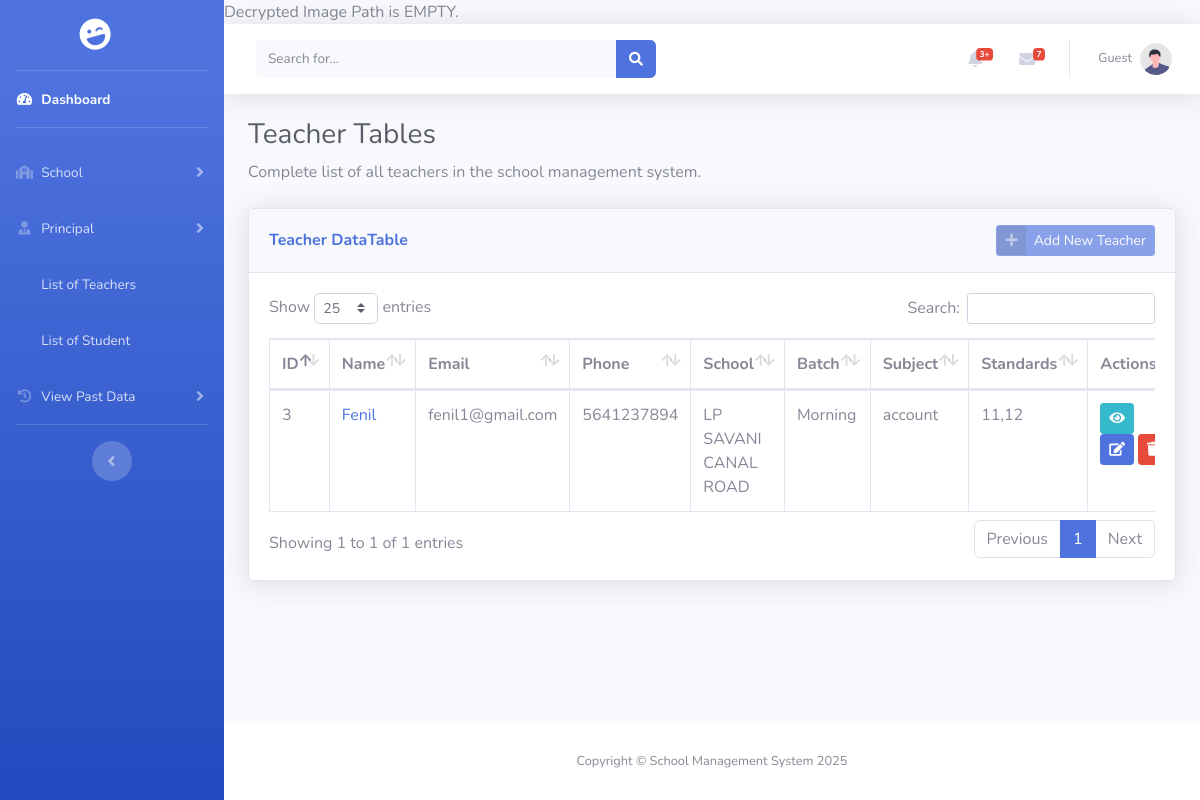
Before: /pages/teacher/teacher_list.php (signed in) with the older database file.
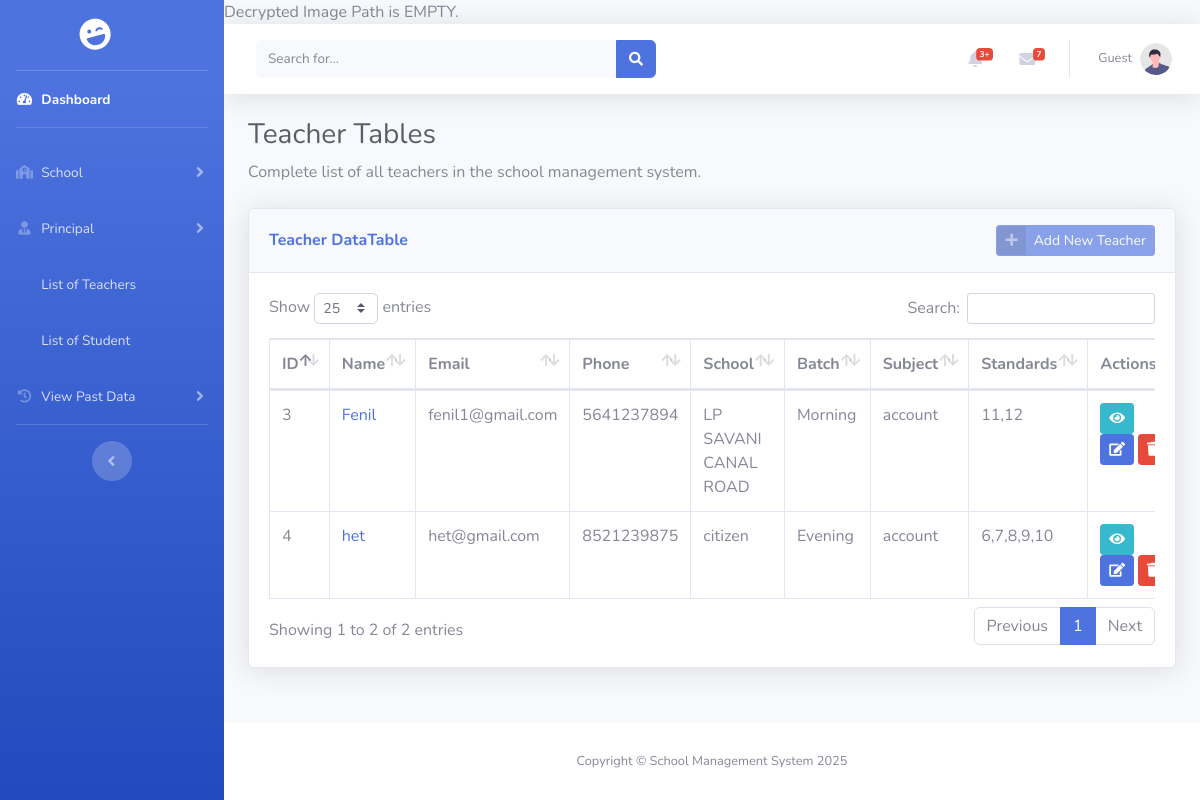
After: the same page with the newer database file.
### tables this page shows
CREATE TABLE `teacher` (
  `id` int(11) NOT NULL,
  `teacher_image` varchar(255) DEFAULT NULL,
  `teacher_name` varchar(50) NOT NULL,
  `phone` varchar(10) NOT NULL,
  `school_id` int(11) NOT NULL,
  `dob` date NOT NULL,
  `gender` enum('Male','Female','Others') NOT NULL,
  `blood_group` enum('A+','A-','B+','B-','AB+','AB-','O+','O-') NOT NULL,
  `address` text DEFAULT NULL,
  `email` varchar(50) NOT NULL,
  `password` varchar(255) NOT NULL,
  `qualification` varchar(100) DEFAULT NULL,
  `subject` varchar(100) DEFAULT NULL,
  `language_known` varchar(100) DEFAULT NULL,
  `salary` decimal(10,2) DEFAULT NULL,
  `std` set('Nursery','Junior','Senior','1','2','3','4','5','6','7','8','9','10','11','12') DEFAULT NULL,
  `experience` varchar(10) DEFAULT NULL,
  `batch` enum('Morning','Evening') DEFAULT NULL,
  `class_teacher` tinyint(1) DEFAULT 0,
  `class_teacher_std` varchar(50) DEFAULT NULL
);

CREATE TABLE `school` (
  `id` int(11) NOT NULL,
  `school_logo` varchar(255) DEFAULT NULL,
  `school_name` varchar(100) DEFAULT NULL,
  `email` varchar(50) DEFAULT NULL,
  `phone` varchar(10) DEFAULT NULL,
  `school_opening` date DEFAULT NULL,
  `school_type` enum('Government','Private') DEFAULT NULL,
  `education_board` set('CBSE','State','IGCSE') DEFAULT NULL,
  `school_medium` set('English','Hindi','Regional Language') DEFAULT NULL,
  `school_category` set('Pre-Primary','Primary','Upper Primary','Secondary','Higher Secondary') DEFAULT NULL,
  `school_std` set('Pre-Primary','Primary (1-5)','Upper Primary (6-8)','Secondary (9-10)','Higher Secondary (11-12)') DEFAULT NULL,
  `address` text DEFAULT NULL
);

### pages/teacher/teacher_list.php (the view, shortened to what this page needs)
<?php
include_once "../../includes/connect.php";
$query = "SELECT t.id, t.teacher_name, t.email, t.phone, t.subject, t.std, t.batch,
                sc.school_name
        FROM teacher t
        LEFT JOIN school sc ON t.school_id = sc.id
        ORDER BY t.id ASC";
$result = mysqli_query($conn, $query);
?>
<!DOCTYPE html>
<html lang="en">
<head>
    <link href="../../assets/vendor/fontawesome-free/css/all.min.css" rel="stylesheet" type="text/css">
    <link href="../../assets/css/sb-admin-2.min.css" rel="stylesheet">
    <link href="../../assets/vendor/datatables/dataTables.bootstrap4.min.css" rel="stylesheet">
</head>
<body id="page-top">
    <div id="wrapper">
        <?php include_once '../../includes/sidebar/BMC_sidebar.php'; ?>
        <div id="content-wrapper" class="d-flex flex-column">
            <div id="content">
                <?php include_once '../../includes/header.php'; ?>
                <div class="container-fluid">
                    <h1 class="h3 mb-2 text-gray-800">Teacher Tables</h1>
                    <p class="mb-4">Complete list of all teachers in the school management system.</p>
                    <div class="card shadow mb-4">
                        <div class="card-header py-3 d-flex justify-content-between align-items-center">
                            <h6 class="m-0 font-weight-bold text-primary">Teacher DataTable</h6>
                            <a href="/BMC-SMS/includes/forms/teacher_enrollment.php" class="btn btn-primary btn-icon-split btn-sm disabled">
                                <span class="icon text-white-50"><i class="fas fa-plus"></i></span><span class="text">Add New Teacher</span>
                            </a>
                        </div>
                        <div class="card-body">
                            <div class="table-responsive">
                                <table class="table table-bordered" id="dataTable" width="100%" cellspacing="0">
                                    <thead>
                                        <tr>
                                            <th>ID</th>
                                            <th>Name</th>
                                            <th>Email</th>
                                            <th>Phone</th>
                                            <th>School</th>
                                            <th>Batch</th>
                                            <th>Subject</th>
                                            <th>Standards</th>
                                            <th>Actions</th>
                                        </tr>
                                    </thead>
                                    <tbody>
                                        <?php
                                        if ($result && mysqli_num_rows($result) > 0) {
                                            while ($row = mysqli_fetch_assoc($result)) {
                                                echo "<tr>";
                                                echo "<td>" . htmlspecialchars($row['id']) . "</td>";
                                                echo "<td><a href='view.php?id=" . $row['id'] . "'>" . htmlspecialchars($row['teacher_name'] ?? 'N/A') . "</a></td>";
                                                echo "<td>" . htmlspecialchars($row['email'] ?? 'N/A') . "</td>";
                                                echo "<td>" . htmlspecialchars($row['phone'] ?? 'N/A') . "</td>";
                                                echo "<td>" . htmlspecialchars($row['school_name'] ?? 'N/A') . "</td>";
                                                echo "<td>" . htmlspecialchars($row['batch'] ?? 'N/A') . "</td>";
                                                echo "<td>" . htmlspecialchars($row['subject'] ?? 'N/A') . "</td>";
                                                echo "<td>" . htmlspecialchars($row['std'] ?? 'N/A') . "</td>";
                                                echo "<td>";
                                                echo "<a href='view.php?id=" . $row['id'] . "' class='btn btn-info btn-sm mr-1' title='View'><i class='fas fa-eye'></i></a>";
                                                echo "<a href='edit.php?id=" . $row['id'] . "' class='btn btn-primary btn-sm mr-1' title='Edit'><i class='fas fa-edit'></i></a>";
                                                echo "<button class='btn btn-danger btn-sm' onclick='confirmDelete(" . $row['id'] . ")' title='Delete'><i class='fas fa-trash'></i></button>";
                                                echo "</td>";
                                                echo "</tr>";
                                            }
                                        } else {
                                            echo "<tr><td colspan='9' class='text-center'>No teachers found</td></tr>";
                                        }
                                        ?>
                                    </tbody>
                                </table>
                            </div>
                        </div>
                    </div>
                </div>
            </div>
            <?php include_once '../../includes/footer.php'; ?>
        </div>
    </div>
</body>
</html>

### includes/sidebar/BMC_sidebar.php (shortened to what this page needs)
<ul class="navbar-nav bg-gradient-primary sidebar sidebar-dark accordion" id="accordionSidebar">
    <a class="sidebar-brand d-flex align-items-center justify-content-center" href="/BMC-SMS/dashboard.php">
        <div class="sidebar-brand-icon rotate-n-15">
            <i class="fas fa-laugh-wink"></i>
        </div>
    </a>
    <hr class="sidebar-divider my-0">
    <li class="nav-item active">
        <a class="nav-link" href="/BMC-SMS/dashboard.php">
            <i class="fas fa-fw fa-tachometer-alt"></i>
            <span>Dashboard</span></a>
    </li>
    <hr class="sidebar-divider">
    <li class="nav-item">
        <a class="nav-link collapsed" href="#" data-toggle="collapse" data-target="#collapseSchool" aria-expanded="true"
            aria-controls="collapseSchool">
            <i class="fas fa-fw fa-school"></i>
            <span>School</span>
        </a>
    </li>
    <li class="nav-item">
        <a class="nav-link collapsed" href="#" data-toggle="collapse" data-target="#collapsePrincipal"
            aria-expanded="true" aria-controls="collapsePrincipal">
            <i class="fas fa-fw fa-user-tie"></i>
            <span>Principal</span>
        </a>
    </li>
    <li class="nav-item">
        <a class="nav-link" href="/BMC-SMS/pages/teacher/teacher_list.php">
            <span>List of Teachers</span></a>
    </li>
    <li class="nav-item">
        <a class="nav-link" href="/BMC-SMS/pages/student/student_list.php">
            <span>List of Student</span></a>
    </li>
    <li class="nav-item">
        <a class="nav-link collapsed" href="#" data-toggle="collapse" data-target="#collapsePrincipal"
            aria-expanded="true" aria-controls="collapsePrincipal">
            <i class="fas fa-fw fa-history"></i>
            <span>View Past Data</span>
        </a>
    </li>
    <hr class="sidebar-divider d-none d-md-block">
    <div class="text-center d-none d-md-inline">
        <button class="rounded-circle border-0" id="sidebarToggle"></button>
    </div>
</ul>

### includes/header.php (shortened to what this page needs)
<?php
$userProfileImage = BASE_WEB_PATH . 'assets/images/undraw_profile.svg';
$userName = 'Guest';
if (isset($_COOKIE['encrypted_user_id']) && isset($_COOKIE['encrypted_user_role'])) {
    if (isset($_COOKIE['encrypted_user_name'])) {
        $userName = decrypt_id($_COOKIE['encrypted_user_name']);
    }
    if (isset($_COOKIE['encrypted_profile_image'])) {
        $decrypted_image = decrypt_id($_COOKIE['encrypted_profile_image']);
        if (!empty($decrypted_image)) {
            $image_path_for_web = '';
            if (strpos($decrypted_image, 'pages/') === 0) {
                $image_path_for_web = BASE_WEB_PATH . $decrypted_image;
            } elseif (strpos($decrypted_image, 'uploads/') !== false) {
                $uploads_pos = strpos($decrypted_image, 'uploads/');
                if ($uploads_pos !== false) {
                    $relative_uploads_path = substr($decrypted_image, $uploads_pos);
                    $image_path_for_web = BASE_WEB_PATH . $relative_uploads_path;
                } else {
                    $image_path_for_web = BASE_WEB_PATH . ltrim($decrypted_image, '/');
                }
            } else {
                $image_path_for_web = BASE_WEB_PATH . ltrim($decrypted_image, '/');
            }
            $filesystem_path = $_SERVER['DOCUMENT_ROOT'] . $image_path_for_web;
            if (file_exists($filesystem_path) && is_file($filesystem_path)) {
                $userProfileImage = $image_path_for_web;
                error_log("Image found: " . $userProfileImage);
            } else {
                error_log("Image file not found at filesystem path: " . $filesystem_path . ". Using default profile image.");
                $userProfileImage = BASE_WEB_PATH . 'assets/images/undraw_profile.svg';
                echo "RESULT: File DOES NOT EXIST at Filesystem Path.\n";
            }
        } else {
            echo "Decrypted Image Path is EMPTY.\n";
        }
    }
    if (empty($userName)) {
        $userName = 'Guest';
    }
} else {
    error_log("No user cookies found. Using default profile image and name.");
}
?>
<nav class="navbar navbar-expand navbar-light bg-white topbar mb-4 static-top shadow">
    <form class="d-none d-sm-inline-block form-inline mr-auto ml-md-3 my-2 my-md-0 mw-100 navbar-search">
        <div class="input-group">
            <input type="text" class="form-control bg-light border-0 small" placeholder="Search for..."
                aria-label="Search" aria-describedby="basic-addon2">
            <div class="input-group-append">
                <button class="btn btn-primary" type="button">
                    <i class="fas fa-search fa-sm"></i>
                </button>
            </div>
        </div>
    </form>
    <ul class="navbar-nav ml-auto">
        <li class="nav-item dropdown no-arrow mx-1">
            <a class="nav-link dropdown-toggle" href="#" id="alertsDropdown" role="button" data-toggle="dropdown"
                aria-haspopup="true" aria-expanded="false">
                <i class="fas fa-bell fa-fw"></i>
                <span class="badge badge-danger badge-counter">3+</span>
            </a>
        </li>
        <li class="nav-item dropdown no-arrow mx-1">
            <a class="nav-link dropdown-toggle" href="#" id="messagesDropdown" role="button" data-toggle="dropdown"
                aria-haspopup="true" aria-expanded="false">
                <i class="fas fa-envelope fa-fw"></i>
                <span class="badge badge-danger badge-counter">7</span>
            </a>
        </li>
        <li class="nav-item dropdown no-arrow">
            <a class="nav-link dropdown-toggle" href="#" id="userDropdown" role="button" data-toggle="dropdown"
                aria-haspopup="true" aria-expanded="false">
                <span class="mr-2 d-none d-lg-inline text-gray-600 small"><?php echo htmlspecialchars($userName); ?></span>
                <img class="img-profile rounded-circle"
                     src="<?php echo htmlspecialchars($userProfileImage); ?>"
                     onerror="this.src='<?php echo BASE_WEB_PATH; ?>assets/images/undraw_profile.svg';"
                     alt="Profile"
                     style="width: 32px; height: 32px; object-fit: cover;">
            </a>
        </li>
    </ul>
</nav>

### includes/footer.php
<footer class="sticky-footer bg-white">
    <div class="container my-auto">
        <div class="copyright text-center my-auto">
            <span>Copyright &copy; School Management System 2025</span>
        </div>
    </div>
</footer>

Changed rows visible on the page:
added teacher: id "4", teacher_name "het", email "het@gmail.com", phone "8521239875", school.school_name "citizen", batch "Evening", subject "account", std "6,7,8,9,10"
Other visible differences:
text written by a page script: "Show entries Search: Showing 1 to 1 of 1 entries Previous 1 Next" → "Show entries Search: Showing 1 to 2 of 2 entries Previous 1 Next"
